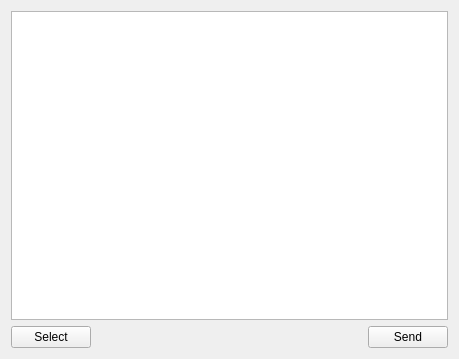
<?xml version="1.0" encoding="UTF-8"?>
<ui version="4.0">
 <class>UpdaterServer</class>
 <widget class="QWidget" name="UpdaterServer">
  <property name="geometry">
   <rect>
    <x>0</x>
    <y>0</y>
    <width>459</width>
    <height>359</height>
   </rect>
  </property>
  <property name="windowTitle">
   <string>UpdaterServer</string>
  </property>
  <layout class="QGridLayout" name="gridLayout">
   <item row="0" column="0" colspan="3">
    <widget class="QTextEdit" name="textEditRead"/>
   </item>
   <item row="1" column="0">
    <widget class="QPushButton" name="ButtonSelect">
     <property name="text">
      <string>Select</string>
     </property>
    </widget>
   </item>
   <item row="1" column="1">
    <spacer name="horizontalSpacer">
     <property name="orientation">
      <enum>Qt::Horizontal</enum>
     </property>
     <property name="sizeHint" stdset="0">
      <size>
       <width>266</width>
       <height>20</height>
      </size>
     </property>
    </spacer>
   </item>
   <item row="1" column="2">
    <widget class="QPushButton" name="ButtonSend">
     <property name="text">
      <string>Send</string>
     </property>
    </widget>
   </item>
  </layout>
 </widget>
 <resources/>
 <connections/>
</ui>
